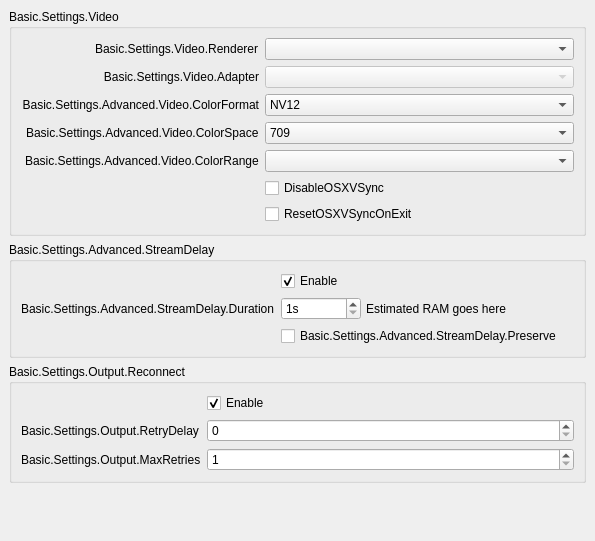
           <widget class="QWidget" name="scrollAreaWidgetContents">
            <property name="geometry">
             <rect>
              <x>0</x>
              <y>0</y>
              <width>595</width>
              <height>459</height>
             </rect>
            </property>
            <layout class="QVBoxLayout" name="verticalLayout_16">
             <property name="leftMargin">
              <number>0</number>
             </property>
             <property name="topMargin">
              <number>0</number>
             </property>
             <property name="rightMargin">
              <number>0</number>
             </property>
             <property name="bottomMargin">
              <number>9</number>
             </property>
             <item alignment="Qt::AlignTop">
              <widget class="QWidget" name="widget_11" native="true">
               <layout class="QVBoxLayout" name="verticalLayout_17">
                <item>
                 <widget class="QGroupBox" name="advancedVideoContainer">
                  <property name="title">
                   <string>Basic.Settings.Video</string>
                  </property>
                  <layout class="QFormLayout" name="formLayout_14">
                   <property name="fieldGrowthPolicy">
                    <enum>QFormLayout::AllNonFixedFieldsGrow</enum>
                   </property>
                   <property name="labelAlignment">
                    <set>Qt::AlignRight|Qt::AlignTrailing|Qt::AlignVCenter</set>
                   </property>
                   <item row="2" column="0">
                    <widget class="QLabel" name="label_30">
                     <property name="minimumSize">
                      <size>
                       <width>0</width>
                       <height>0</height>
                      </size>
                     </property>
                     <property name="text">
                      <string>Basic.Settings.Advanced.Video.ColorFormat</string>
                     </property>
                     <property name="alignment">
                      <set>Qt::AlignRight|Qt::AlignTrailing|Qt::AlignVCenter</set>
                     </property>
                     <property name="buddy">
                      <cstring>colorFormat</cstring>
                     </property>
                    </widget>
                   </item>
                   <item row="2" column="1">
                    <widget class="QComboBox" name="colorFormat">
                     <item>
                      <property name="text">
                       <string notr="true">NV12</string>
                      </property>
                     </item>
                     <item>
                      <property name="text">
                       <string notr="true">I420</string>
                      </property>
                     </item>
                     <item>
                      <property name="text">
                       <string>I444</string>
                      </property>
                     </item>
                     <item>
                      <property name="text">
                       <string notr="true">RGB</string>
                      </property>
                     </item>
                    </widget>
                   </item>
                   <item row="4" column="0">
                    <widget class="QLabel" name="label_34">
                     <property name="text">
                      <string>Basic.Settings.Advanced.Video.ColorRange</string>
                     </property>
                     <property name="buddy">
                      <cstring>colorRange</cstring>
                     </property>
                    </widget>
                   </item>
                   <item row="4" column="1">
                    <widget class="QComboBox" name="colorRange"/>
                   </item>
                   <item row="3" column="0">
                    <widget class="QLabel" name="label_33">
                     <property name="text">
                      <string>Basic.Settings.Advanced.Video.ColorSpace</string>
                     </property>
                     <property name="buddy">
                      <cstring>colorSpace</cstring>
                     </property>
                    </widget>
                   </item>
                   <item row="3" column="1">
                    <widget class="QComboBox" name="colorSpace">
                     <item>
                      <property name="text">
                       <string notr="true">709</string>
                      </property>
                     </item>
                     <item>
                      <property name="text">
                       <string notr="true">601</string>
                      </property>
                     </item>
                    </widget>
                   </item>
                   <item row="0" column="0">
                    <widget class="QLabel" name="rendererLabel">
                     <property name="text">
                      <string>Basic.Settings.Video.Renderer</string>
                     </property>
                     <property name="buddy">
                      <cstring>renderer</cstring>
                     </property>
                    </widget>
                   </item>
                   <item row="0" column="1">
                    <widget class="QComboBox" name="renderer">
                     <property name="currentText">
                      <string notr="true"/>
                     </property>
                    </widget>
                   </item>
                   <item row="1" column="0">
                    <widget class="QLabel" name="adapterLabel">
                     <property name="text">
                      <string>Basic.Settings.Video.Adapter</string>
                     </property>
                     <property name="alignment">
                      <set>Qt::AlignRight|Qt::AlignTrailing|Qt::AlignVCenter</set>
                     </property>
                     <property name="buddy">
                      <cstring>adapter</cstring>
                     </property>
                    </widget>
                   </item>
                   <item row="1" column="1">
                    <widget class="QComboBox" name="adapter">
                     <property name="enabled">
                      <bool>false</bool>
                     </property>
                     <property name="currentText">
                      <string notr="true"/>
                     </property>
                    </widget>
                   </item>
                   <item row="5" column="1">
                    <widget class="QCheckBox" name="disableOSXVSync">
                     <property name="text">
                      <string>DisableOSXVSync</string>
                     </property>
                    </widget>
                   </item>
                   <item row="6" column="1">
                    <widget class="QCheckBox" name="resetOSXVSync">
                     <property name="text">
                      <string>ResetOSXVSyncOnExit</string>
                     </property>
                    </widget>
                   </item>
                  </layout>
                 </widget>
                </item>
                <item>
                 <widget class="QGroupBox" name="groupBox_5">
                  <property name="title">
                   <string>Basic.Settings.Advanced.StreamDelay</string>
                  </property>
                  <layout class="QFormLayout" name="formLayout_18">
                   <item row="0" column="1">
                    <widget class="QCheckBox" name="streamDelayEnable">
                     <property name="text">
                      <string>Enable</string>
                     </property>
                     <property name="checked">
                      <bool>true</bool>
                     </property>
                    </widget>
                   </item>
                   <item row="1" column="0">
                    <widget class="QLabel" name="label_56">
                     <property name="text">
                      <string>Basic.Settings.Advanced.StreamDelay.Duration</string>
                     </property>
                     <property name="buddy">
                      <cstring>streamDelaySec</cstring>
                     </property>
                    </widget>
                   </item>
                   <item row="1" column="1">
                    <widget class="QWidget" name="widget_12" native="true">
                     <property name="enabled">
                      <bool>true</bool>
                     </property>
                     <layout class="QHBoxLayout" name="horizontalLayout_13">
                      <property name="spacing">
                       <number>5</number>
                      </property>
                      <property name="leftMargin">
                       <number>0</number>
                      </property>
                      <property name="topMargin">
                       <number>0</number>
                      </property>
                      <property name="rightMargin">
                       <number>0</number>
                      </property>
                      <property name="bottomMargin">
                       <number>0</number>
                      </property>
                      <item>
                       <widget class="QSpinBox" name="streamDelaySec">
                        <property name="enabled">
                         <bool>true</bool>
                        </property>
                        <property name="sizePolicy">
                         <sizepolicy hsizetype="Maximum" vsizetype="Fixed">
                          <horstretch>0</horstretch>
                          <verstretch>0</verstretch>
                         </sizepolicy>
                        </property>
                        <property name="minimumSize">
                         <size>
                          <width>80</width>
                          <height>0</height>
                         </size>
                        </property>
                        <property name="suffix">
                         <string notr="true">s</string>
                        </property>
                        <property name="minimum">
                         <number>1</number>
                        </property>
                        <property name="maximum">
                         <number>1800</number>
                        </property>
                       </widget>
                      </item>
                      <item>
                       <widget class="QLabel" name="streamDelayInfo">
                        <property name="text">
                         <string notr="true">Estimated RAM goes here</string>
                        </property>
                       </widget>
                      </item>
                     </layout>
                    </widget>
                   </item>
                   <item row="2" column="1">
                    <widget class="QCheckBox" name="streamDelayPreserve">
                     <property name="text">
                      <string>Basic.Settings.Advanced.StreamDelay.Preserve</string>
                     </property>
                    </widget>
                   </item>
                  </layout>
                 </widget>
                </item>
                <item>
                 <widget class="QGroupBox" name="groupBox_7">
                  <property name="title">
                   <string>Basic.Settings.Output.Reconnect</string>
                  </property>
                  <layout class="QFormLayout" name="formLayout_19">
                   <property name="fieldGrowthPolicy">
                    <enum>QFormLayout::AllNonFixedFieldsGrow</enum>
                   </property>
                   <item row="1" column="0">
                    <widget class="QLabel" name="label_17">
                     <property name="text">
                      <string>Basic.Settings.Output.RetryDelay</string>
                     </property>
                     <property name="buddy">
                      <cstring>reconnectRetryDelay</cstring>
                     </property>
                    </widget>
                   </item>
                   <item row="0" column="1">
                    <widget class="QCheckBox" name="reconnectEnable">
                     <property name="text">
                      <string>Enable</string>
                     </property>
                     <property name="checked">
                      <bool>true</bool>
                     </property>
                    </widget>
                   </item>
                   <item row="1" column="1">
                    <widget class="QSpinBox" name="reconnectRetryDelay">
                     <property name="maximum">
                      <number>30</number>
                     </property>
                    </widget>
                   </item>
                   <item row="2" column="0">
                    <widget class="QLabel" name="label_22">
                     <property name="text">
                      <string>Basic.Settings.Output.MaxRetries</string>
                     </property>
                     <property name="buddy">
                      <cstring>reconnectMaxRetries</cstring>
                     </property>
                    </widget>
                   </item>
                   <item row="2" column="1">
                    <widget class="QSpinBox" name="reconnectMaxRetries">
                     <property name="minimum">
                      <number>1</number>
                     </property>
                     <property name="maximum">
                      <number>10000</number>
                     </property>
                    </widget>
                   </item>
                  </layout>
                 </widget>
                </item>
                <item>
                 <widget class="QLabel" name="advancedMsg">
                  <property name="styleSheet">
                   <string notr="true">color: rgb(255, 0, 4);</string>
                  </property>
                  <property name="text">
                   <string notr="true"/>
                  </property>
                  <property name="wordWrap">
                   <bool>true</bool>
                  </property>
                 </widget>
                </item>
                <item>
                 <widget class="QLabel" name="advancedMsg2">
                  <property name="styleSheet">
                   <string notr="true">color: rgb(255, 0, 4);</string>
                  </property>
                  <property name="text">
                   <string notr="true"/>
                  </property>
                  <property name="wordWrap">
                   <bool>true</bool>
                  </property>
                 </widget>
                </item>
               </layout>
              </widget>
             </item>
            </layout>
           </widget>
